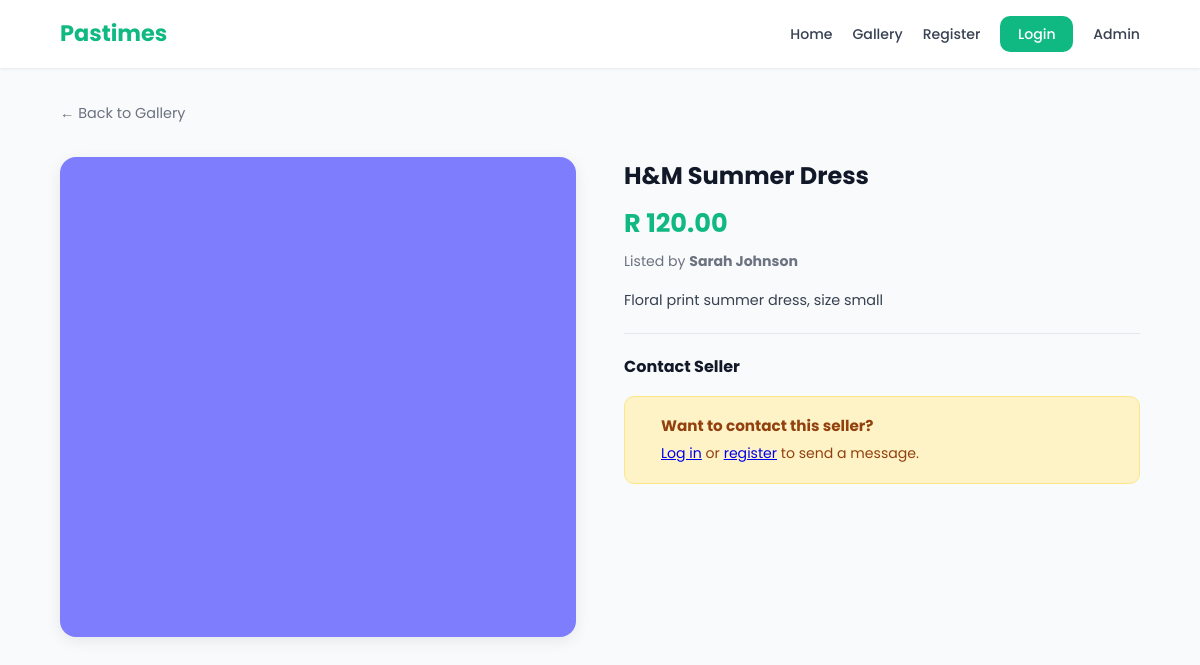
/pages/product-view.php?clothes_id=4, run on the app's committed database.
### tables this page shows
CREATE TABLE IF NOT EXISTS `tblclothes` (
  `clothes_id` int(11) NOT NULL AUTO_INCREMENT,
  `seller_id` int(11) NOT NULL,
  `title` varchar(150) NOT NULL,
  `description` text DEFAULT NULL,
  `price` decimal(10,2) NOT NULL,
  `category` varchar(50) DEFAULT NULL,
  `size` varchar(10) DEFAULT NULL,
  `clothesCondition` enum('new','like new','good','fair') DEFAULT 'good',
  `image_path` varchar(255) DEFAULT NULL,
  `status` enum('active','sold','flagged') DEFAULT 'active',
  `created_at` timestamp NOT NULL DEFAULT current_timestamp(),
  PRIMARY KEY (`clothes_id`),
  KEY `seller_id` (`seller_id`)
);

CREATE TABLE IF NOT EXISTS `tbluser` (
  `user_id` int(11) NOT NULL AUTO_INCREMENT,
  `first_name` varchar(50) NOT NULL,
  `last_name` varchar(50) NOT NULL,
  `email` varchar(100) NOT NULL,
  `username` varchar(50) DEFAULT NULL,
  `password` varchar(255) NOT NULL,
  `cellphone` varchar(15) DEFAULT NULL,
  `role` enum('buyer','seller','both') DEFAULT 'buyer',
  `is_verified` tinyint(1) DEFAULT 0,
  `verification_status` enum('pending','verified','rejected') DEFAULT 'pending',
  `verified_by` int(11) DEFAULT NULL,
  `verified_at` timestamp NULL DEFAULT NULL,
  `rejection_reason` varchar(255) DEFAULT NULL,
  `created_at` timestamp NOT NULL DEFAULT current_timestamp(),
  PRIMARY KEY (`user_id`),
  UNIQUE KEY `email` (`email`),
  UNIQUE KEY `username` (`username`),
  KEY `verified_by` (`verified_by`)
);

### includes/auth.php (called while the page is built, shortened)
<?php
function is_logged_in(): bool
{
    return !empty($_SESSION['user']);
}

### pages/product-view.php (the view, shortened to what this page needs)
<?php
require_once '../includes/db.php';
require_once '../includes/auth.php';
$item_id = (int)($_GET['clothes_id'] ?? 0);
$stmt = $pdo->prepare(
    "SELECT c.*, u.first_name AS seller_name, u.last_name AS seller_lastname, u.email AS seller_email
       FROM tblclothes c
       JOIN tbluser u ON c.seller_id = u.user_id
      WHERE c.clothes_id = ? AND c.status = 'active'
      LIMIT 1"
);
$stmt->execute([$item_id]);
$item = $stmt->fetch();
$message_sent = false;
?>
<!DOCTYPE html>
<html lang="en">
<head>
  <link rel="stylesheet" href="../assets/css/style.css">
</head>
<body>
<?php include '../includes/navbar.php'; ?>
<div class="container">
  <a href="gallery.php" style="display:inline-block;margin-bottom:1.5rem;color:var(--color-text-muted);text-decoration:none;font-size:.9rem;">
    ← Back to Gallery
  </a>
  <div class="product-view-grid">
    <div>
      <?php if ($item['image_path']): ?>
        <img src="<?php echo htmlspecialchars($item['image_path']); ?>"
             alt="<?php echo htmlspecialchars($item['title']); ?>"
             class="product-view-img">
      <?php else: ?>
        <img src="https://images.unsplash.com/photo-1521572267360-ee0c2909d518?q=80&w=800"
             alt="<?php echo htmlspecialchars($item['title']); ?>"
             class="product-view-img">
      <?php endif; ?>
    </div>
    <div class="product-view-details">
      <h1 class="product-view-title"><?php echo htmlspecialchars($item['title']); ?></h1>
      <p class="product-view-price">R <?php echo number_format((float)$item['price'], 2); ?></p>
      <p class="product-view-seller">Listed by <strong><?php echo htmlspecialchars($item['seller_name'] . ' ' . $item['seller_lastname']); ?></strong></p>
      <?php if ($item['description']): ?>
      <p class="product-view-desc"><?php echo nl2br(htmlspecialchars($item['description'])); ?></p>
      <?php endif; ?>
      <div class="product-view-divider"></div>
      <h3 style="margin:0 0 1rem;font-size:1rem;">Contact Seller</h3>
      <?php if ($message_sent): ?>
        <div class="success">Message sent! The seller will be in touch.</div>
      <?php elseif (!is_logged_in()): ?>
        <div class="warning-banner" style="margin-bottom:0;">
          <div>
            <strong>Want to contact this seller?</strong>
            <p><a href="login.php">Log in</a> or <a href="register.php">register</a> to send a message.</p>
          </div>
        </div>
      <?php endif; ?>
    </div>
  </div>
</div>
</body>
</html>

### assets/css/style.css (style rules this page uses)
:root { --color-primary: #10B981; --color-primary-dark: #059669; --color-primary-light: #d1fae5; --color-dark: #111827; --color-dark-secondary: #374151; --color-bg: #F9FAFB; --color-bg-secondary: #F3F4F6; --color-white: #ffffff; --color-border: #E5E7EB; --color-text-muted: #6B7280; --color-error-bg: #fee2e2; --color-error-text: #b91c1c; --color-success-bg: #d1fae5; --color-success-text: #065f46; --color-warning-bg: #fef3c7; --color-warning-text: #92400e; --color-warning-border: #fde68a; --color-danger: #EF4444; --color-danger-dark: #DC2626; --color-danger-bg: #fee2e2; --radius-sm: 6px; --radius-md: 10px; --radius-lg: 16px; --shadow-sm: 0 1px 3px rgba(0, 0, 0, .08); --shadow-md: 0 4px 15px rgba(0, 0, 0, .08); --shadow-lg: 0 10px 30px rgba(0, 0, 0, .12); --nav-height: 68px; --font-family: 'Poppins', sans-serif; }
*, *::before, *::after { box-sizing: border-box; }
body { font-family: var(--font-family); background: var(--color-bg); color: var(--color-dark); margin: 0; padding-top: var(--nav-height); line-height: 1.6; }
.container { width: 90%; max-width: 1200px; margin: 0 auto; padding: 2rem 0; }
.warning-banner { display: flex; align-items: flex-start; gap: 1rem; background: var(--color-warning-bg); color: var(--color-warning-text); border: 1px solid var(--color-warning-border); border-radius: var(--radius-md); padding: 1.1rem 1.25rem; margin-bottom: 2rem; }
.warning-banner strong { display: block; margin-bottom: .25rem; font-size: .95rem; }
.warning-banner p { margin: 0; font-size: .88rem; }
.product-view-grid { display: grid; grid-template-columns: 1fr 1fr; gap: 3rem; align-items: start; margin-top: .5rem; }
.product-view-img { width: 100%; border-radius: var(--radius-lg); object-fit: cover; max-height: 480px; display: block; box-shadow: var(--shadow-md); }
.product-view-title { font-size: 1.5rem; margin: 0 0 .5rem; }
.product-view-price { font-size: 1.6rem; font-weight: 700; color: var(--color-primary); margin: 0 0 .35rem; }
.product-view-seller { font-size: .88rem; color: var(--color-text-muted); margin: 0 0 1rem; }
.product-view-desc { font-size: .9rem; line-height: 1.7; color: var(--color-dark-secondary); margin: 0 0 1rem; }
.product-view-divider { border: none; border-top: 1.5px solid var(--color-border); margin: 1.25rem 0; }

### data on the page
tblclothes: image_path (picture), title "H&M Summer Dress", price "120.00", tbluser.first_name+last_name "Sarah Johnson", description "Floral print summer dress, size small"
